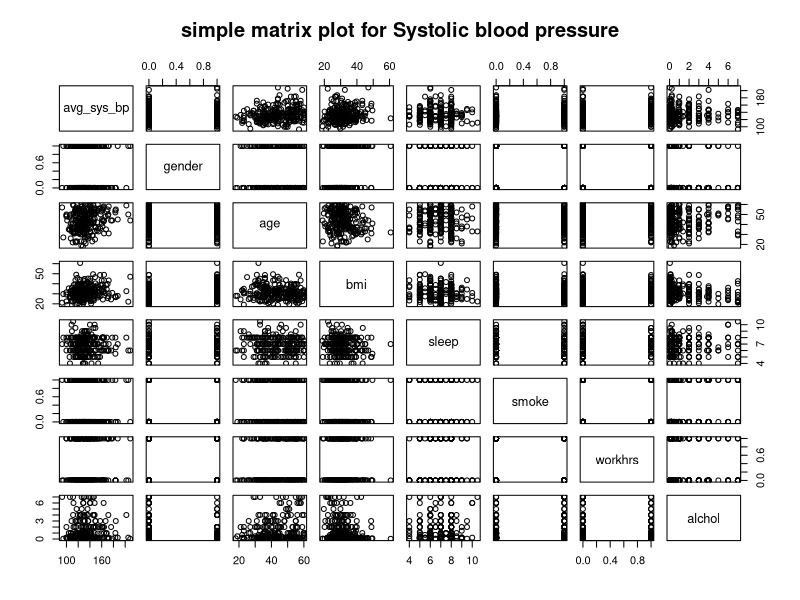
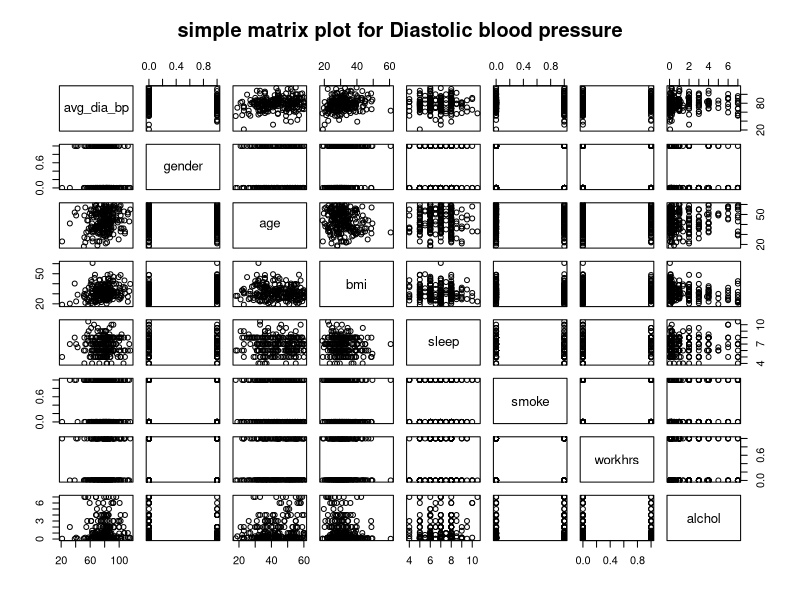
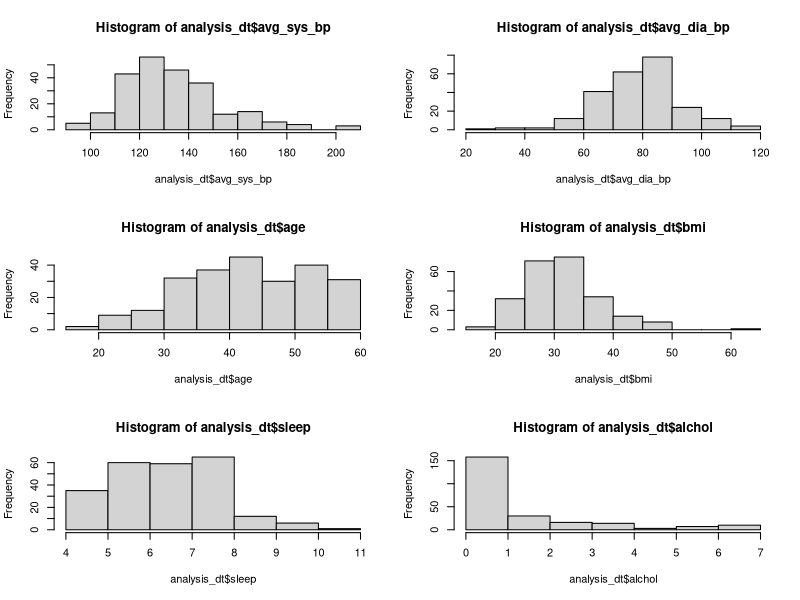
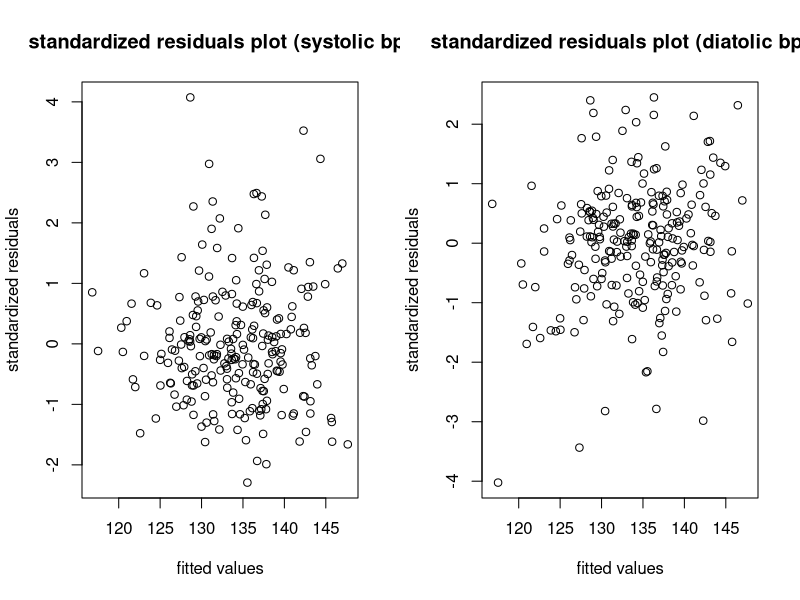
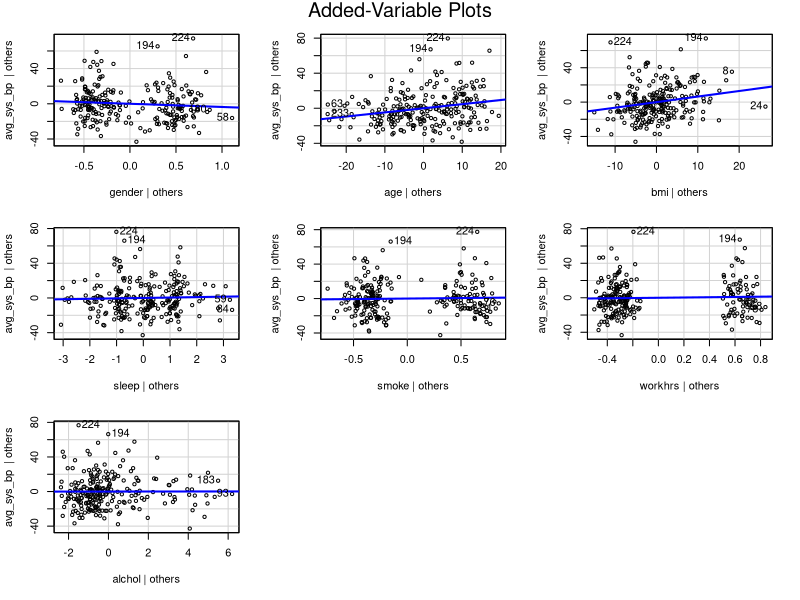
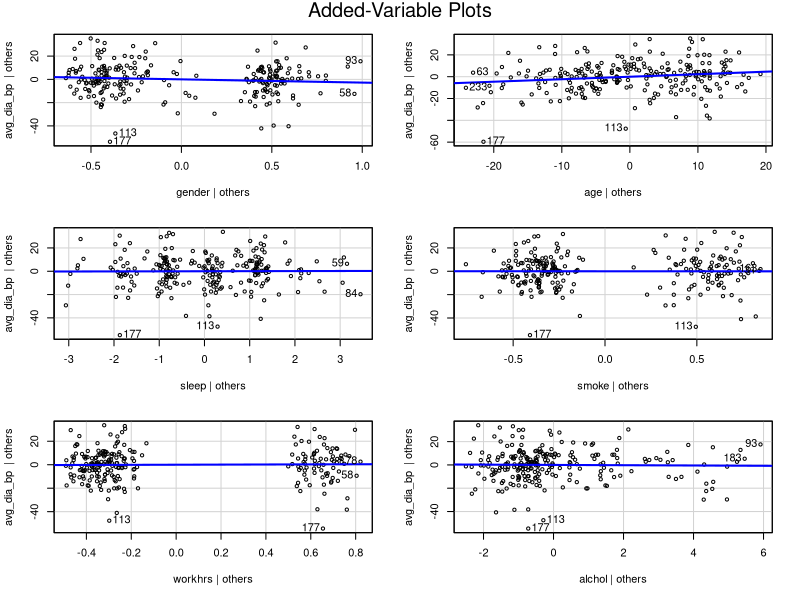
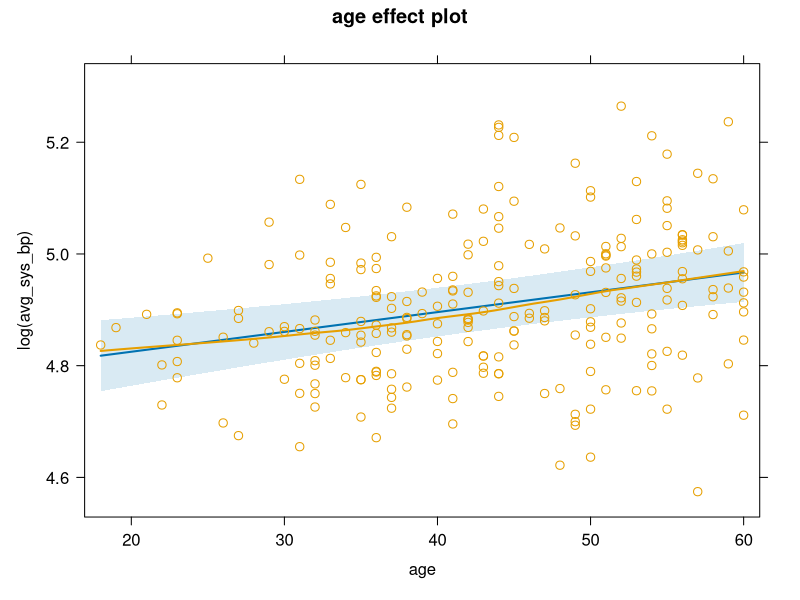
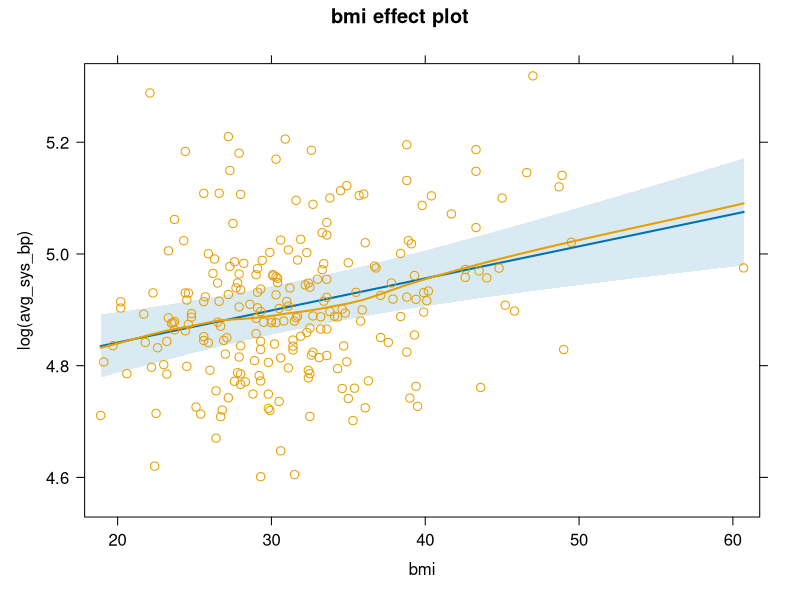

These figures' R source, in order:
## ---- chunk 1
knitr::opts_chunk$set(echo = TRUE)
library(data.table)
library(magrittr)
library(splines)
library(car)
library(effects)
library(dplyr)

# read the data
dt = fread("cleaned_data.csv")
analysis_dt = fread("cleaned_data.csv")
## ---- chunk 2
pairs( ~avg_sys_bp + gender + age + bmi + sleep + smoke + workhrs +
         alchol, data = analysis_dt, main = "simple matrix plot for Systolic blood pressure")
## ---- chunk 3
pairs( ~avg_dia_bp + gender + age + bmi + sleep + smoke + workhrs +
         alchol, data = analysis_dt, main = "simple matrix plot for Diastolic blood pressure")
## ---- chunk 4
par( mfrow=c(3,2) )
hist(analysis_dt$avg_sys_bp)
hist(analysis_dt$avg_dia_bp)
hist(analysis_dt$age)
hist(analysis_dt$bmi)
hist(analysis_dt$sleep)
hist(analysis_dt$alchol)
## ---- chunk 5
## systolic bp
pre_sys_fit = lm(avg_sys_bp ~ gender + age + bmi + sleep + smoke + workhrs + alchol,
             data = analysis_dt)

summary(pre_sys_fit)
## ---- chunk 6
## diatolic bp
pre_dia_fit = lm(avg_dia_bp ~ gender + age + sleep + smoke + workhrs + alchol,
                 data = analysis_dt)
 
summary(pre_dia_fit)
## ---- chunk 7
par( mfrow=c(1,2) )
## standardized residuals plot for systolic bp
st_sys_red = rstandard(pre_sys_fit)
fitted_sys = pre_sys_fit$fitted.values

plot(fitted_sys, st_sys_red, xlab = "fitted values", 
     ylab = "standardized residuals", 
     main = "standardized residuals plot (systolic bp)")

## standardized residuals plot for diatolic bp
st_dia_red = rstandard(pre_dia_fit)
fitted_dia = pre_sys_fit$fitted.values

plot(fitted_dia, st_dia_red, xlab = "fitted values", 
     ylab = "standardized residuals", 
     main = "standardized residuals plot (diatolic bp)")
## ---- chunk 8
cov_mat = vcov(pre_sys_fit)
cov_mat[-1, -1] 
## ---- chunk 9
## check correlation between indicators
gs = chisq.test(analysis_dt$gender, analysis_dt$smoke)
gw = chisq.test(analysis_dt$gender, analysis_dt$workhrs)
sw = chisq.test(analysis_dt$smoke, analysis_dt$workhrs)

## make tables
row = c("gender", "gender", "smoke")
col = c("smoke", "workhrs", "workhrs")
chi_sq_stats = c( gs$statistic, gw$statistic, sw$statistic )
p_value = c(gs$p.value, gw$p.value, sw$p.value)

m = as.data.table(cbind(row, col, chi_sq_stats, p_value))
m
## ---- chunk 10
avPlots(pre_sys_fit)
## ---- chunk 11
avPlots(pre_dia_fit)
## ---- chunk 12
fit_sys = lm( log(avg_sys_bp) ~ workhrs * (age + gender + bmi + bs(alchol, 5) + 
                                             bs(sleep, 5) + smoke) + smoke:alchol,
              data = dt)

summary(fit_sys)
AIC(fit_sys)
## ---- chunk 13
vif(fit_sys)
## ---- chunk 14
par( mfrow = c(2,2) )
plot(Effect("age", fit_sys, partial.residuals = TRUE))
plot(Effect("bmi", fit_sys, partial.residuals = TRUE))
plot(Effect("alchol", fit_sys, partial.residuals = TRUE))
plot(Effect("sleep", fit_sys, partial.residuals = TRUE))
## ---- chunk 15
# would difference between work overtimes but sleep for 8 hours and work overtimes 
# while sleep for 5 hours less significant?
dt = dt[, wgt := 1]

d_fake_8hrs = copy(dt)
d_fake_8hrs[, `:=` (workhrs = 1, sleep = 8, wgt = 0)] # make fake data with contrast

d_fake_5hrs = copy(dt)
d_fake_5hrs[, `:=` (workhrs = 1, sleep = 5, wgt = 0)] # make fake data with contrast

dx = rbindlist( list(dt, d_fake_8hrs, d_fake_5hrs) ) # combine tru data with fake data

result = lm( log(avg_sys_bp) ~ workhrs * (age + gender + bmi + bs(alchol, 5) + 
                                             bs(sleep, 5) + smoke) + smoke:alchol,
             weights = wgt, data = dx) # fit regression with zero weights on fake data

pa = coef(result) # parameters
cm = vcov(result) # covariance matrix
dm = model.matrix(result) # design matrix
nx = 238

ct = dm[ (nx+1):(nx+2*nx), ]
ct = ct[1:nx,] - ct[(nx+1):(2*nx), ] # get the contrast

znum = ct %*% pa # numerator of z-score
zdenom = sqrt(diag(ct %*% cm %*% t(ct))) # denominator of z-score
zscores = znum / zdenom

z_criticle = qnorm(0.975)

{mean(zscores) > z_criticle}
